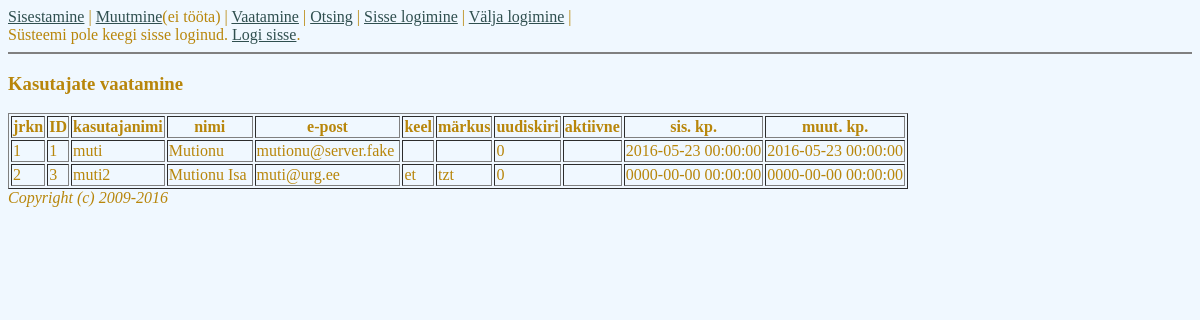
Page /user_database/show.php on the earlier database version.
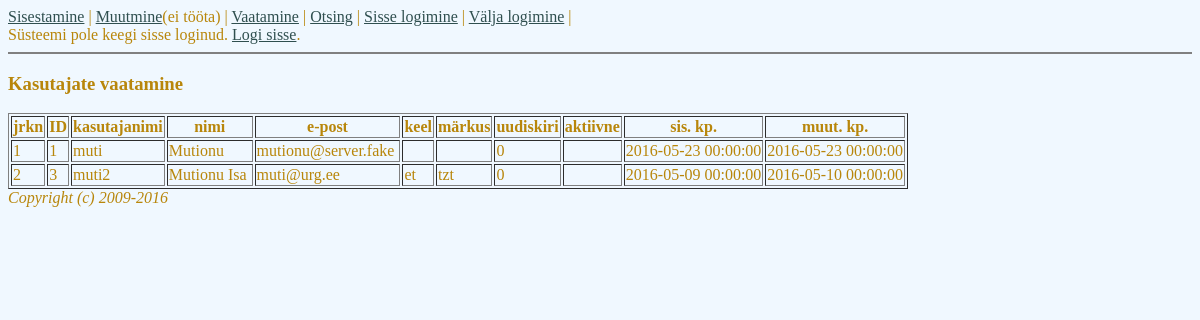
Same page on the later database version.
### tables this page shows
CREATE TABLE `users` (
  `id_users` int(5) NOT NULL,
  `username` varchar(111) NOT NULL,
  `password` varchar(111) NOT NULL,
  `name` varchar(66) NOT NULL,
  `email` varchar(66) NOT NULL,
  `language` varchar(22) NOT NULL,
  `comment` text NOT NULL,
  `newsletter` tinyint(1) NOT NULL,
  `status` char(1) NOT NULL,
  `date_insert` datetime NOT NULL,
  `date_change` datetime NOT NULL,
  `level` int(2) NOT NULL,
  `last_login_date` datetime NOT NULL,
  `login_count` int(5) NOT NULL,
  `login_failed_count` int(11) NOT NULL,
  `deleted` tinytext NOT NULL,
  `steps_count` bigint(20) NOT NULL
);

### user_database/show.php (the view, shortened to what this page needs)
<?php
include "header.php";
?>
<html>
<head>
</head>
<body bgcolor=AliceBlue text=DarkGoldenRod link=DarkSlateGray></body>
<h3>Kasutajate vaatamine</h3>
<?php
$query = "SELECT * FROM users WHERE deleted!='1' ORDER BY id_users ASC";
$result = mysql_query($query) OR
die("Ebaõnnestus: " . mysql_error());
echo "<table border=1>";
echo "<th>jrkn</th>";
echo "<th>ID</th>";
echo "<th>kasutajanimi</th>";
echo "<th>nimi</th>";
echo "<th>e-post</th>";
echo "<th>keel</th>";
echo "<th>märkus</th>";
echo "<th>uudiskiri</th>";
echo "<th>aktiivne</th>";
echo "<th>sis. kp.</th>";
echo "<th>muut. kp.</th>";
while($row = mysql_fetch_assoc($result))
{
  $counter++;
  echo "<tr>";
  echo "<td>".$counter."</td>";
  echo "<td>".$row['id_users']."</td>";
  echo "<td>".$row['username']."&nbsp;</td>";
  echo "<td>".$row['name']."&nbsp;</td>";
  echo "<td>".$row['email']."&nbsp;</td>";
  echo "<td>".$row['language']."&nbsp;</td>";
  echo "<td>".$row['comment']."&nbsp;</td>";
  echo "<td>".$row['newsletter']."&nbsp;</td>";
  echo "<td>".$row['status']."&nbsp;</td>";
  echo "<td>".$row['date_insert']."</td>";
  echo "<td>".$row['date_change']."</td>";
  echo "</tr>";
}
echo "</table>";
include "footer.php";
?>

Differences in the rows shown:
changed users "muti2": date_insert "0000-00-00 00:00:00" → "2016-05-09 00:00:00"; date_change "0000-00-00 00:00:00" → "2016-05-10 00:00:00"
